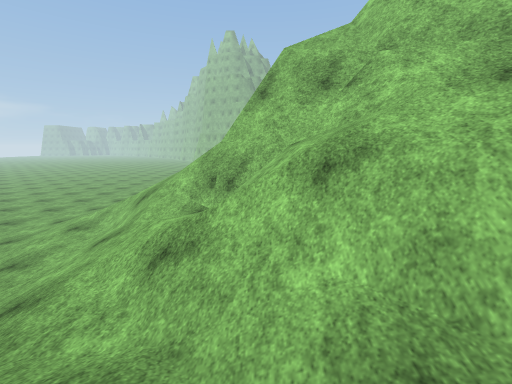
view 1 (above)

17 first-person views from a walk through a scene from a Unity 3-D project. The camera is 1.2 m above the floor, tilts 10° down and sees 90° across. The floor is counted in squares, 1 m on a side. Each view is taken from the middle of a square. On the plan, view 1 faces up. The plan holds only what a view shows up to about 12 squares ahead; the rest is blank. The place goes on beyond the plan. The player character is not drawn. Surface patterns are stand-ins for the level's own textures.

view 2
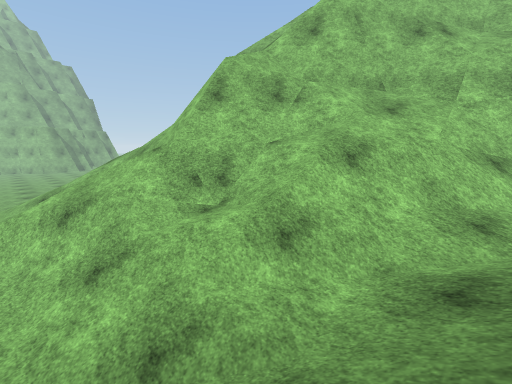

view 3
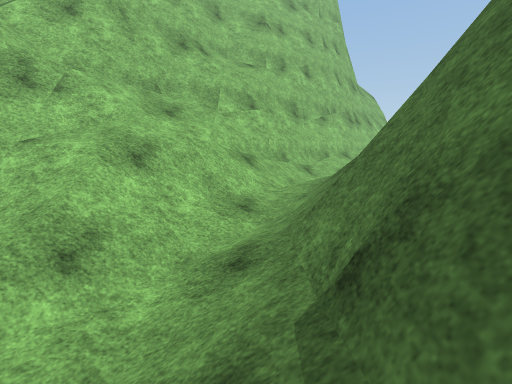

view 4
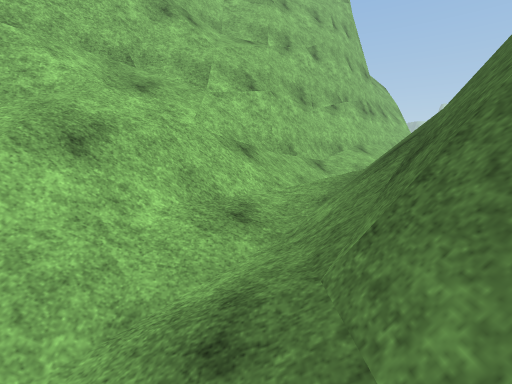

view 5
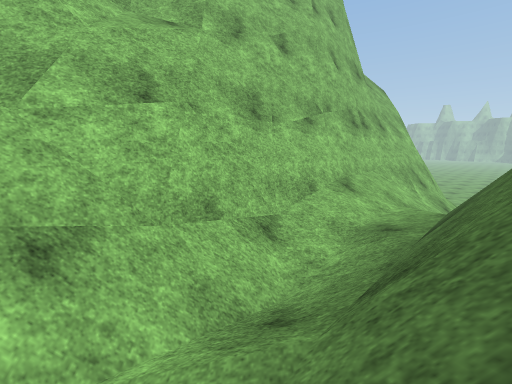

view 6
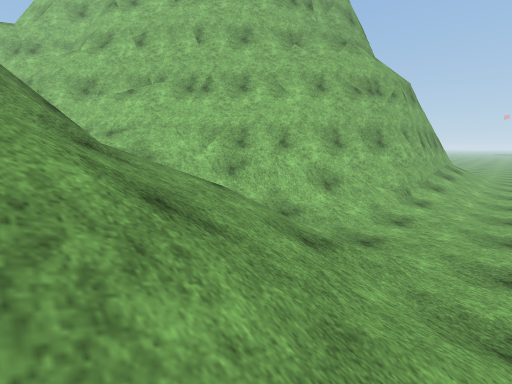

view 7
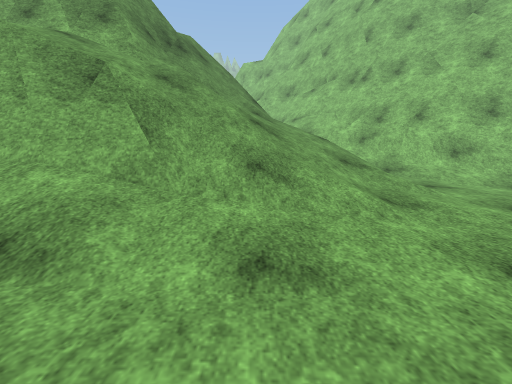

view 8
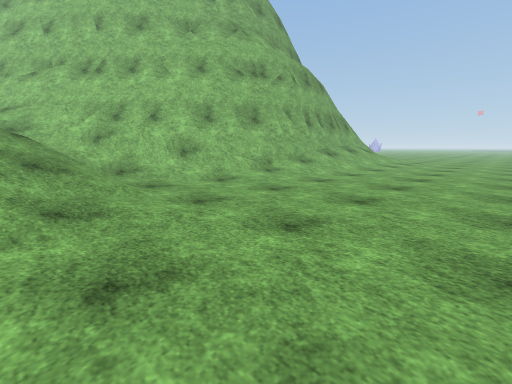

view 9
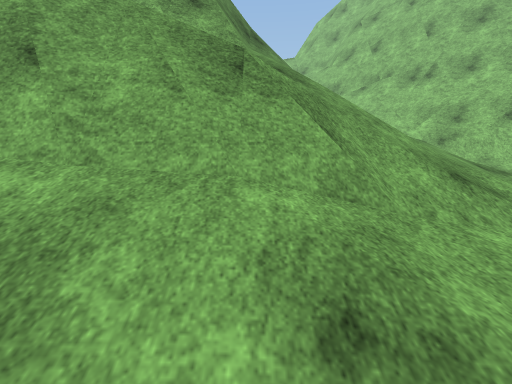

view 10
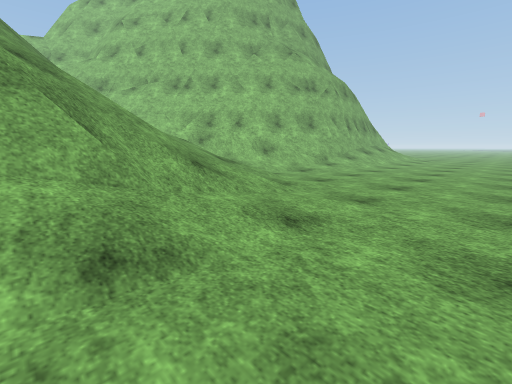

view 11
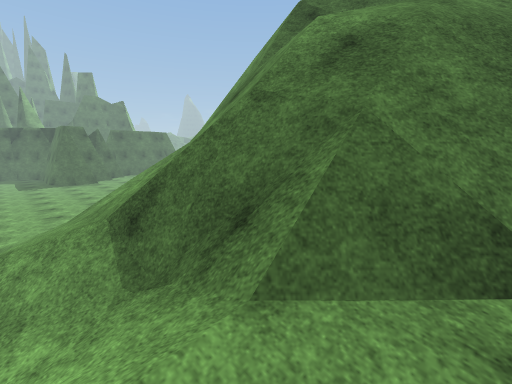

view 12
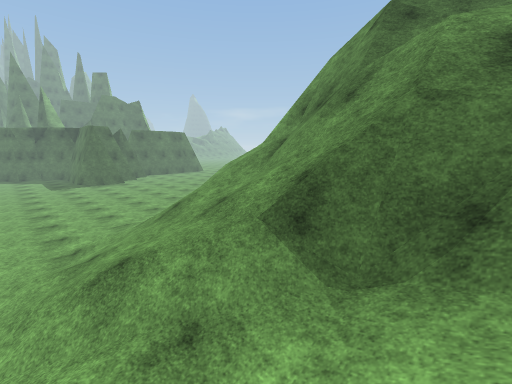

view 13
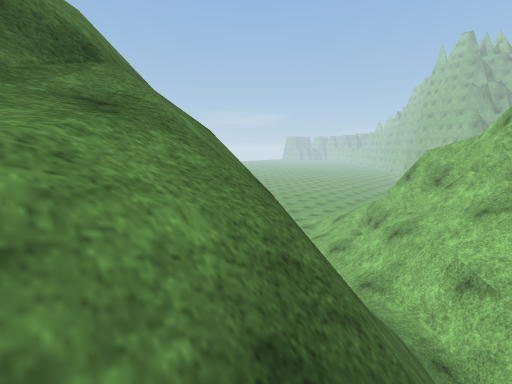

view 14
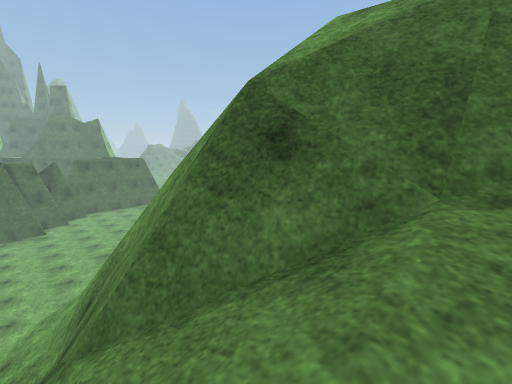

view 15
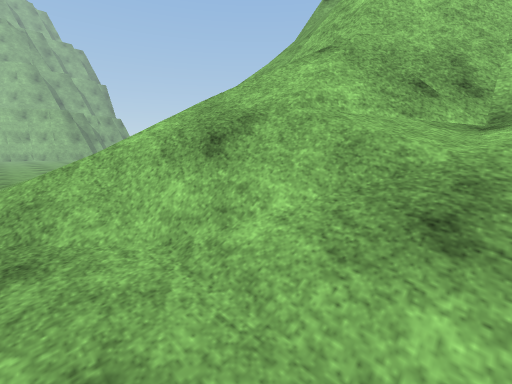

view 16
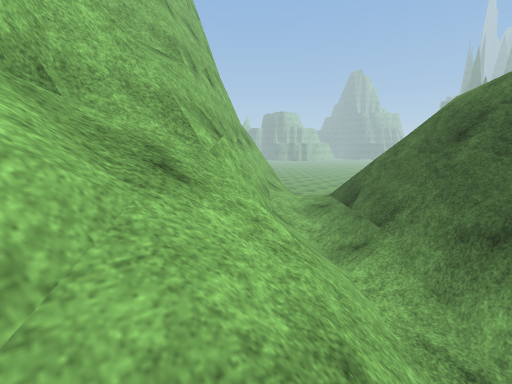

view 17
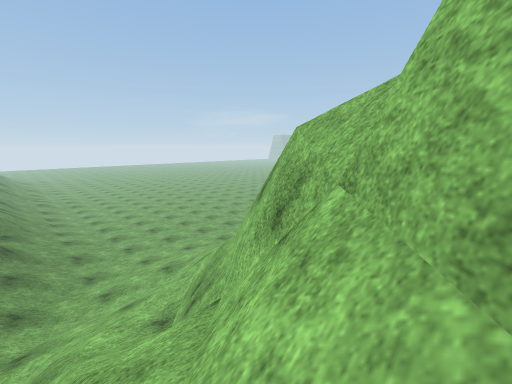

### Floor plan
Key: @ floor where view 1 was taken; # wall or solid block; x gap in a wall; . main floor; : floor 0.5 m higher than the main floor; + floor 1 m higher than the main floor; * floor 1.25 m higher than the main floor; % floor 1.75 m higher than the main floor; & floor 2.5 m higher than the main floor; / step, stairs or slope; = window, fence, low wall or low ledge; v drop or lower ground; O other object.
Columns run from 8 left of view 1 to 18 right of it. Each row starts with its distance up from view 1.
 15    //
 14    /////
 13       //  /=#
 12       //  /=#
 11        /////
 10 ///////=#=
  9 :+/////=#
  8 /++///=##v/#
  7 ::+///==##v##
  6 ::+//////=###v #
  5 /:+///////==##v#
  4 /////////////###
  3  ////*///////=##
  2      ///////=##
  1    /////////####
  0     ####@////=##
 -1      ####/////=##
 -2       vv##/////=##
 -3         v##==///=##
 -4      x ///#=#=/&/=##
 -5      ==////vv==&&/=##
 -6      //////////////=##
 -7         v////v//////=#
 -8        /vv////#//%//=##
 -9        //v#==////%*/O###
-10          v#==/////////###
-11          v#=///////////###
-12        #####///////:////=##
-13        ##==#///////..////=#
-14          //////////.....::/
-15          //////////........
-16        #####/////:.........
-17         #====////..........
-18          ////::............
-19          //:...............
-20            ................
-21            ................

Positions as (right, up) in squares from view 1, and headings:
1: (0, 0), facing up
2: (-5, 1), facing up-right
3: (-5, 1), facing right
4: (-3, 1), facing right
5: (1, -1), facing right
6: (5, -16), facing up-right
7: (6, -21), facing up
8: (8, -21), facing up-right
9: (3, -20), facing up
10: (3, -21), facing up-right
11: (8, -4), facing down-left
12: (10, -6), facing down-left
13: (4, -7), facing up-left
14: (3, -7), facing down-left
15: (-6, 6), facing up-right
16: (1, 5), facing down-right
17: (4, 4), facing up-left
